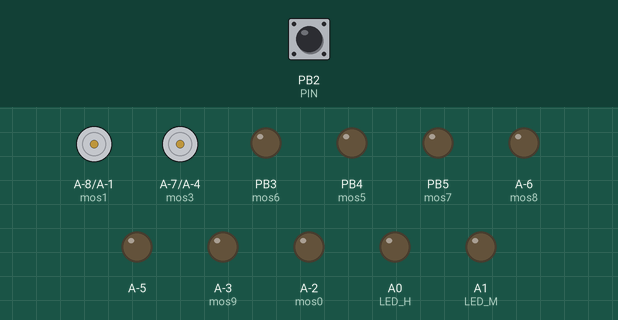
This sketch was run on a simulated ATtiny85, built for the host (arithmetic inside an expression is 32-bit, double 64-bit). Parts: motor-driver pin pairs drawn as motors (green arrow = first pin HIGH = forward, orange = second pin HIGH = backward, longer = more drive), output pins drawn as LEDs (lit = HIGH). Inputs (shaded band) come from the test bench; at power-on: PB2 (PIN) LOW. The local clock reads 2024-03-15 10:24:30 at power-on unless the sketch sets it; random numbers use the default seed unless the sketch sets one; pins used as bus, display or sensor lines are not drawn.

Above: at 5.0 s.
5.1 s: PB2 (PIN) driven HIGH
At 5.7 s:
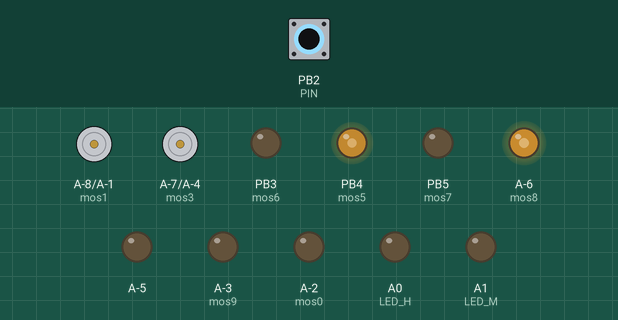
8.1 s: PB2 (PIN) pulsed LOW 5 times (0.12 s each, 0.3 s apart)
At 8.84 s:
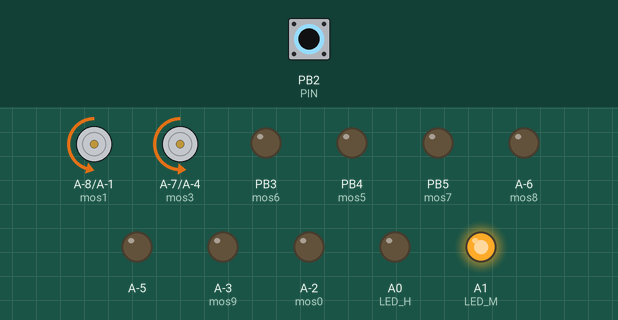
11.1 s: PB2 (PIN) pulsed LOW 2 times (0.12 s each, 0.3 s apart)
Timing chart, 0 to 15.9 s (numbered marks = the images above; inputs shaded):
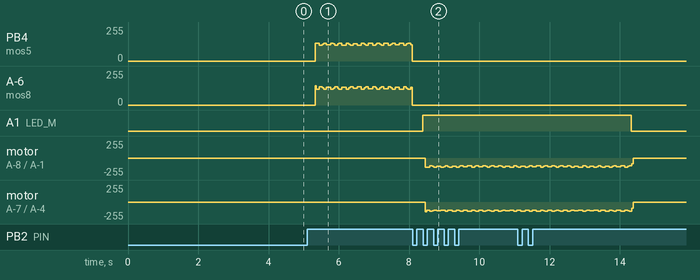

The sketch:

IN-16.ino
```cpp
#include "RTClib.h"
#include <Wire.h>
#include "LowPower.h"
#include <GyverButton.h>
#include <avr/power.h>

RTC_DS3231 rtc;

#define PIN 2
#define KEY0  A2
#define KEY1  A3
#define LED_H  A0
#define LED_M  A1
#define mos0  12
#define mos1  6
#define mos2  13
#define mos3  7
#define mos4  10
#define mos5  4
#define mos6  3
#define mos7  5
#define mos8  8
#define mos9  11

GButton butt1(PIN);
int volts;
int digits[1];
int mode = 0;
int regim = 1;
int pwm_duty = 100;
int flag = 0;
int8_t hrs = 10, mins = 10, secs;
int stb_time = 2800;
unsigned long standby_timer, mode_timer ;
boolean sleep_flag = true;
int randnum0;
int randnum1;

void setup() {
  Wire.begin();
  TCCR1B=TCCR1B&0b11111000|0x01;
  Serial.begin(9600);
  pinMode(9, OUTPUT);
  pinMode(KEY0, OUTPUT);
  pinMode(KEY1, OUTPUT);
  pinMode(LED_H, OUTPUT);
  pinMode(LED_M, OUTPUT);
  pinMode(mos0, OUTPUT);
  pinMode(mos1, OUTPUT);
  pinMode(mos2, OUTPUT);
  pinMode(mos3, OUTPUT);
  pinMode(mos4, OUTPUT);
  pinMode(mos5, OUTPUT);
  pinMode(mos6, OUTPUT);
  pinMode(mos7, OUTPUT);
  pinMode(mos8, OUTPUT);
  pinMode(mos9, OUTPUT);
  rtc.begin();
  if (rtc.lostPower()) {
    rtc.adjust(DateTime(F(__DATE__), F(__TIME__)));
  }
  DateTime now = rtc.now();
  secs = now.second();
  mins = now.minute();
  hrs = now.hour();

  butt1.setDebounce(50);
  butt1.setTimeout(500);
  butt1.setClickTimeout(300);
  butt1.setType(LOW_PULL);
  butt1.setDirection(NORM_OPEN);
  butt1.setTickMode(AUTO);

  attachInterrupt(0, wake_up, RISING);
  digitalWrite(9, LOW);
  delay(100);
  good_night();

}

void showTime(){
      if (mode == 0) {
       randnum0++;
       randnum1++;
       if(randnum0 > 9){randnum0 = 0;}
       if(randnum1 > 9){randnum1 = 0;}
      digits[0] = randnum0;
      digits[1] = randnum1;
      delay(5);
      if (mode == 0 && (millis() -  mode_timer > 200)) {
      mode = 1;
      mode_timer = millis();
         }
      } else if (mode == 1) {
      digitalWrite(LED_H, HIGH);
      digitalWrite(LED_M, LOW);
      digits[0] = hrs/10;
      digits[1] = hrs%10;

      if (mode == 1 && (millis() -  mode_timer > 1200)) {
      mode = 2;
      mode_timer = millis();
         }
      }else if (mode == 2) {
        digitalWrite(LED_H, LOW);
       randnum0++;
       randnum1++;
       if(randnum0 > 9){randnum0 = 0;}
       if(randnum1 > 9){randnum1 = 0;}
      digits[0] = randnum0;
      digits[1] = randnum1;
      delay(5);
      if (mode == 2 && (millis() -  mode_timer > 200)) {
      mode = 3;
      mode_timer = millis();
         }
      }else if (mode == 3) {

      digitalWrite(LED_M, HIGH);
      digits[0] = mins/10;
      digits[1] = mins%10;
      }
  show(digits);
  if (millis() - standby_timer > stb_time) {
  good_night();
    }
}


void showVcc(){
  digitalWrite(LED_M, LOW);
  digitalWrite(LED_H, LOW);
        digits[0] = volts/10;
        digits[1] = volts%10;
         show(digits);

  if (millis() - standby_timer > 1000) {
  good_night();
  }
}

void changeH(){
  if (regim == 4 && butt1.isRelease())
      {
        hrs++;
        if (hrs > 23)
        {
          hrs = 0;
        }
      }

      digitalWrite(LED_H, HIGH);
      digitalWrite(LED_M, LOW);
      digits[0] = hrs/10;
      digits[1] = hrs%10;
      show(digits);
  if (millis() - standby_timer > 5000) {
  rtc.adjust(DateTime(2014, 1, 21, hrs, mins, 0));
  good_night();
  }
}

void changeM(){
  if (regim == 3 && butt1.isRelease())
      {
        mins++;
        if (mins > 59)
        {
          mins = 0;
        }
      }
      Serial.println(mins);
      digitalWrite(LED_H, LOW);
      digitalWrite(LED_M, HIGH);
      digits[0] = mins/10;
      digits[1] = mins%10;
      show(digits);
  if (millis() - standby_timer > 5000) {
  rtc.adjust(DateTime(2014, 1, 21, hrs, mins, 0));
  good_night();
  }
}

void lowbattery(){
      digitalWrite(LED_H, HIGH);
      digitalWrite(LED_M, HIGH);
      delay(1000);
      good_night();
}

void loop(){
  if (sleep_flag) {
    sleep_flag = false;
    volts = readVcc();
    volts = map(volts, 3300, 4250, 0, 99);
    if(volts < 02){regim = 5;}
    if(volts > 90){pwm_duty = 90;}
    if(volts < 90){pwm_duty = 100;}
    if(volts < 70){pwm_duty = 110;}
    if(volts < 50){pwm_duty = 130;}
    if(volts < 30){pwm_duty = 140;}
    if(volts < 15){pwm_duty = 160;}

    if(volts > 02){
    analogWrite(9, pwm_duty);
    randnum0 = random(0, 9);
    randnum1 = random(0, 9);
    DateTime now = rtc.now();
    mins = now.minute();
    hrs = now.hour();
    regim = 1;
    mode = 0;
    delay(100);
    standby_timer = millis();  // и обнуляем таймер
    mode_timer = millis();
    }
  }
if(regim == 1){showTime();}
if(regim == 2){showVcc();}
if(regim == 3){
  changeM();
}

 if(regim == 4){
  changeH();
}

 if(regim == 5){
  lowbattery();
}

  if (regim == 1 && butt1.isDouble())
  {
    regim = 2;
  }

    if (regim == 2 && butt1.isDouble())
  {
    regim = 3;
  }

  if (regim == 3 && butt1.isHolded())
  {
    regim = 4;
    }
}

void good_night() {
  digitalWrite(9, 0);
  digitalWrite(KEY0, 0);
  digitalWrite(KEY1, 0);
  digitalWrite(LED_H, 0);
  digitalWrite(LED_M, 0);
  digitalWrite(mos0, 0);
  digitalWrite(mos1, 0);
  digitalWrite(mos2, 0);
  digitalWrite(mos3, 0);
  digitalWrite(mos4, 0);
  digitalWrite(mos5, 0);
  digitalWrite(mos6, 0);
  digitalWrite(mos7, 0);
  digitalWrite(mos8, 0);
  digitalWrite(mos9, 0);
  volts = 0;
  sleep_flag = true;
  LowPower.powerDown(SLEEP_FOREVER, ADC_OFF, BOD_OFF);
}

void wake_up() {
  standby_timer = millis();  // и обнуляем таймер
  mode_timer = millis();
}

void setNumber(int num) {
  switch (num)
  {
    case 0:
    digitalWrite (mos0,HIGH);
    digitalWrite (mos1,LOW);
    digitalWrite (mos2,LOW);
    digitalWrite (mos3,LOW);
    digitalWrite (mos4,LOW);
    digitalWrite (mos5,LOW);
    digitalWrite (mos6,LOW);
    digitalWrite (mos7,LOW);
    digitalWrite (mos8,LOW);
    digitalWrite (mos9,LOW);
    break;
    case 1:
    digitalWrite (mos0,LOW);
    digitalWrite (mos1,HIGH);
    digitalWrite (mos2,LOW);
    digitalWrite (mos3,LOW);
    digitalWrite (mos4,LOW);
    digitalWrite (mos5,LOW);
    digitalWrite (mos6,LOW);
    digitalWrite (mos7,LOW);
    digitalWrite (mos8,LOW);
    digitalWrite (mos9,LOW);
    break;
    case 2:
    digitalWrite (mos0,LOW);
    digitalWrite (mos1,LOW);
    digitalWrite (mos2,HIGH);
    digitalWrite (mos3,LOW);
    digitalWrite (mos4,LOW);
    digitalWrite (mos5,LOW);
    digitalWrite (mos6,LOW);
    digitalWrite (mos7,LOW);
    digitalWrite (mos8,LOW);
    digitalWrite (mos9,LOW);
    break;
    case 3:
    digitalWrite (mos0,LOW);
    digitalWrite (mos1,LOW);
    digitalWrite (mos2,LOW);
    digitalWrite (mos3,HIGH);
    digitalWrite (mos4,LOW);
    digitalWrite (mos5,LOW);
    digitalWrite (mos6,LOW);
    digitalWrite (mos7,LOW);
    digitalWrite (mos8,LOW);
    digitalWrite (mos9,LOW);
    break;
    case 4:
    digitalWrite (mos0,LOW);
    digitalWrite (mos1,LOW);
    digitalWrite (mos2,LOW);
    digitalWrite (mos3,LOW);
    digitalWrite (mos4,HIGH);
    digitalWrite (mos5,LOW);
    digitalWrite (mos6,LOW);
    digitalWrite (mos7,LOW);
    digitalWrite (mos8,LOW);
    digitalWrite (mos9,LOW);
    break;
    case 5:
    digitalWrite (mos0,LOW);
    digitalWrite (mos1,LOW);
    digitalWrite (mos2,LOW);
    digitalWrite (mos3,LOW);
    digitalWrite (mos4,LOW);
    digitalWrite (mos5,HIGH);
    digitalWrite (mos6,LOW);
    digitalWrite (mos7,LOW);
    digitalWrite (mos8,LOW);
    digitalWrite (mos9,LOW);
    break;
    case 6:
    digitalWrite (mos0,LOW);
    digitalWrite (mos1,LOW);
    digitalWrite (mos2,LOW);
    digitalWrite (mos3,LOW);
    digitalWrite (mos4,LOW);
    digitalWrite (mos5,LOW);
    digitalWrite (mos6,HIGH);
    digitalWrite (mos7,LOW);
    digitalWrite (mos8,LOW);
    digitalWrite (mos9,LOW);
    break;
    case 7:
    digitalWrite (mos0,LOW);
    digitalWrite (mos1,LOW);
    digitalWrite (mos2,LOW);
    digitalWrite (mos3,LOW);
    digitalWrite (mos4,LOW);
    digitalWrite (mos5,LOW);
    digitalWrite (mos6,LOW);
    digitalWrite (mos7,HIGH);
    digitalWrite (mos8,LOW);
    digitalWrite (mos9,LOW);
    break;
    case 8:
    digitalWrite (mos0,LOW);
    digitalWrite (mos1,LOW);
    digitalWrite (mos2,LOW);
    digitalWrite (mos3,LOW);
    digitalWrite (mos4,LOW);
    digitalWrite (mos5,LOW);
    digitalWrite (mos6,LOW);
    digitalWrite (mos7,LOW);
    digitalWrite (mos8,HIGH);
    digitalWrite (mos9,LOW);
    break;
    case 9:
    digitalWrite (mos0,LOW);
    digitalWrite (mos1,LOW);
    digitalWrite (mos2,LOW);
    digitalWrite (mos3,LOW);
    digitalWrite (mos4,LOW);
    digitalWrite (mos5,LOW);
    digitalWrite (mos6,LOW);
    digitalWrite (mos7,LOW);
    digitalWrite (mos8,LOW);
    digitalWrite (mos9,HIGH);
    break;
  }
}
void show(int a[]){
    setNumber(a[0]);
    digitalWrite(KEY0,HIGH);
    delay(1);
    digitalWrite(KEY0,LOW);
    delay(6);
    setNumber(a[1]);
    digitalWrite(KEY1,HIGH);
    delay(1);
    digitalWrite(KEY1,LOW);
    delay(6);
}
long readVcc() {
  #if defined(__AVR_ATmega32U4__) || defined(__AVR_ATmega1280__) || defined(__AVR_ATmega2560__)
    ADMUX = _BV(REFS0) | _BV(MUX4) | _BV(MUX3) | _BV(MUX2) | _BV(MUX1);
  #elif defined (__AVR_ATtiny24__) || defined(__AVR_ATtiny44__) || defined(__AVR_ATtiny84__)
    ADMUX = _BV(MUX5) | _BV(MUX0);
  #elif defined (__AVR_ATtiny25__) || defined(__AVR_ATtiny45__) || defined(__AVR_ATtiny85__)
    ADMUX = _BV(MUX3) | _BV(MUX2);
  #else
    ADMUX = _BV(REFS0) | _BV(MUX3) | _BV(MUX2) | _BV(MUX1);
  #endif

  delay(50);
  ADCSRA |= _BV(ADSC);
  while (bit_is_set(ADCSRA,ADSC));

  uint8_t low  = ADCL;
  uint8_t high = ADCH;

  long result = (high<<8) | low;

  result = 1125300L / result;
  return result;
}
```

Measured:
- after the input at 8.1 s, A1 (LED_M): LOW → HIGH after 0.30 s
